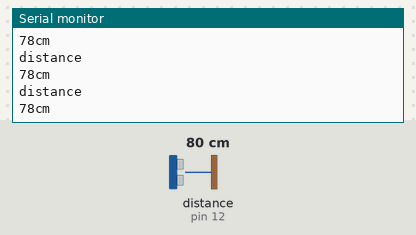
Bench run of a sketch on a simulated Arduino Uno, built with avr-gcc and run on an emulated ATmega328P. On the bench: the last lines printed to the serial monitor. Wiring (inferred from the names in the program): ultrasonic range finder: trigger pin 11; echo pin 12. The inputs (shaded band) are chosen by the test bench; at power-on: distance to the obstacle (sensor on pin 12) 80 cm. The echo pulse lasts 58.3 µs per cm.

Above: at 1.2 s.
1.3 s: distance to the obstacle (sensor on pin 12) set to 4 cm
At 1.72 s:
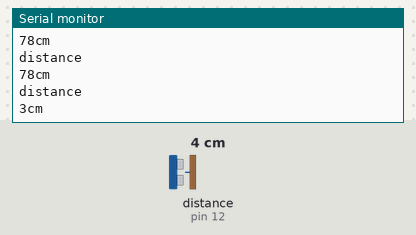
4.3 s: distance to the obstacle (sensor on pin 12) set to 2 cm
At 4.48 s:
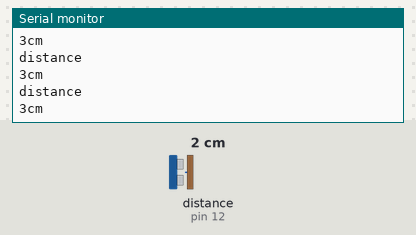
Timing chart, 0 to 7.3 s (numbered marks = the images above; inputs shaded):
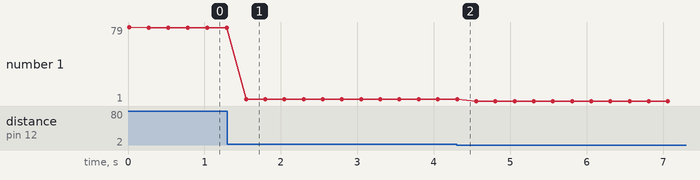

The sketch:

ultrasonic.ino
```cpp
int trigPin = 11;    // Trigger
int echoPin = 12;    // Echo
long duration, cm;

void setup() {
  //Serial Port begin
  Serial.begin (9600);
  //Define inputs and outputs
  pinMode(trigPin, OUTPUT);
  pinMode(echoPin, INPUT);
}

void loop() {
  // Give a short LOW pulse beforehand to ensure a clean HIGH pulse:
  digitalWrite(trigPin, LOW);
  delayMicroseconds(5);
  digitalWrite(trigPin, HIGH);
  delayMicroseconds(10);
  digitalWrite(trigPin, LOW);


  duration = pulseIn(echoPin, HIGH);

  // Convert the time into a distance
  //distance = (traveltime/2) x speed of sound
  cm = (duration*0.034)/2;     //  multiply by  0.0343 cm/uS
  Serial.println("distance");
  Serial.print(cm);
  Serial.print("cm");
  Serial.println();

  delay(250);
}
```

Measured:
- after the input at 1.3 s, the serial monitor: prints a new line after 0.24 s (image 1)
- plotted number 1: 78 → 3 after the input at 1.3 s, 3 → 1 after the input at 4.3 s
